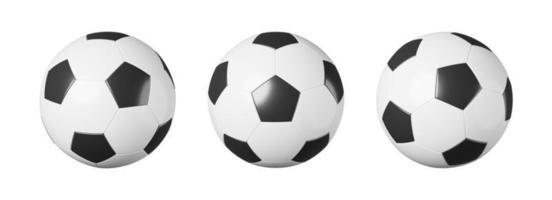
#> input picture open cv/photos/balls.jpg, 552 x 200 px
$ python shape,size,dtype,split,merge.py
#> lines starting #> are read from the running program, lines starting #| are printed output that depends on the picture; after the words box and inside, x2 and y2 are one past the last pixel; in counts of white or black regions, pixels touching at a corner belong together
# add, split , size , dtype , split , merge
#cv2.add calculates the summ of two arrays/scalars etc (the size of the images should be same)

import cv2

img = cv2.imread('./photos/balls.jpg')
#> img is the input picture: shape (200, 552, 3); min 10, max 255, mean 223.8
img2 = cv2.imread('./photos/dog.jpg')
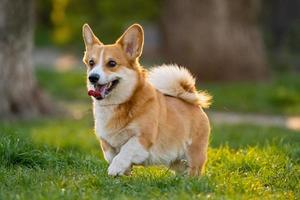
#> input picture open cv/photos/dog.jpg, 300 x 200 px
#> img2 is the input picture: shape (200, 300, 3); mean B, G, R 62.3, 109, 111.9

print(img.shape) # returns a tuple of number of rows , columns and channels
#| (200, 552, 3)

print(img.size) # returns the total number of pixels accessed
#| 331200

print(img.dtype) # returns the image datatype obtained
#| uint8

b,g,r = cv2.split(img)

img = cv2.merge((b,g,r))

cv2.imshow('image' , img)

cv2.waitKey(0)
cv2.destroyAllWindows()

# ROI -region of interest and adding images

ball = img[50:100 , 70:120]
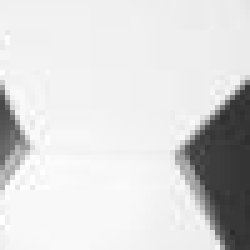
#> ball: shape (50, 50, 3) (shown 5 times larger); min 43, max 255, mean 217.7
img[70:120 , 50:100] = ball # the coordinates are different but both sizes of the ball should match
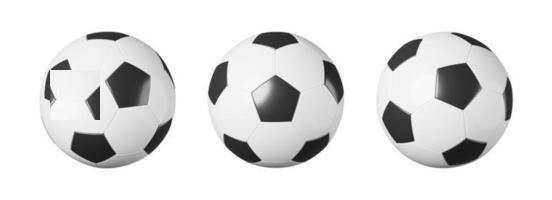
#> img: shape (200, 552, 3); 2.21% of pixels changed, all inside (x1, y1, x2, y2) = (50, 70, 100, 120)

cv2.imshow('balls image',img)
cv2.waitKey(0)
cv2.destroyAllWindows()

img = cv2.resize(img , (512,512))
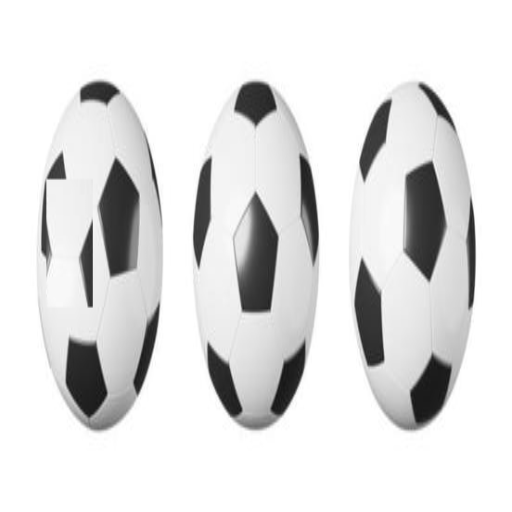
#> img: shape (512, 512, 3); min 18, max 255, mean 224.2
img2 = cv2.resize(img2 , (512,512))
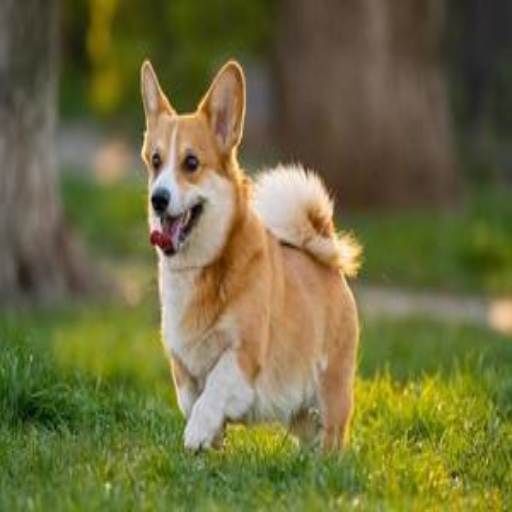
#> img2: shape (512, 512, 3); mean B, G, R 62.2, 108.9, 111.8

dest = cv2.add(img , img2)
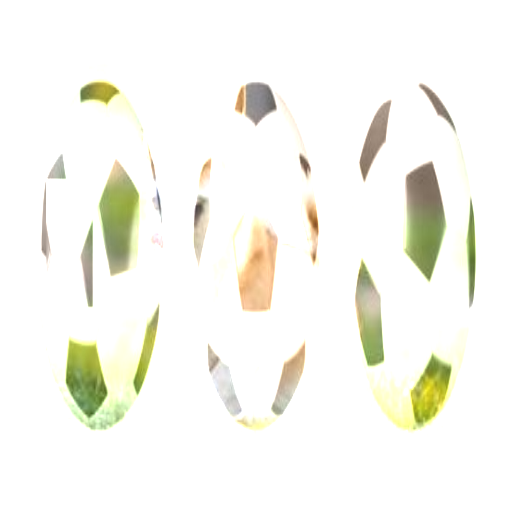
#> dest: shape (512, 512, 3); mean B, G, R 240.1, 246.9, 247.1

cv2.imshow('added image' , dest)

cv2.waitKey(0)
cv2.destroyAllWindows()

#weighted add - we define which image has how much role (we decide which img is dominant)

weighted_dest = cv2.addWeighted(img , 0.2 , img2 , 0.8 , 0)
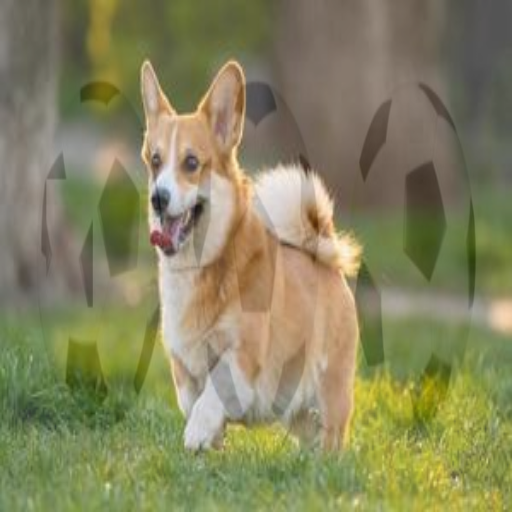
#> weighted_dest: shape (512, 512, 3); mean B, G, R 94.6, 132, 134.3
#0 is the gamma scalar value associated

cv2.imshow('weighted add' , weighted_dest)

cv2.waitKey(0)
cv2.destroyAllWindows()
